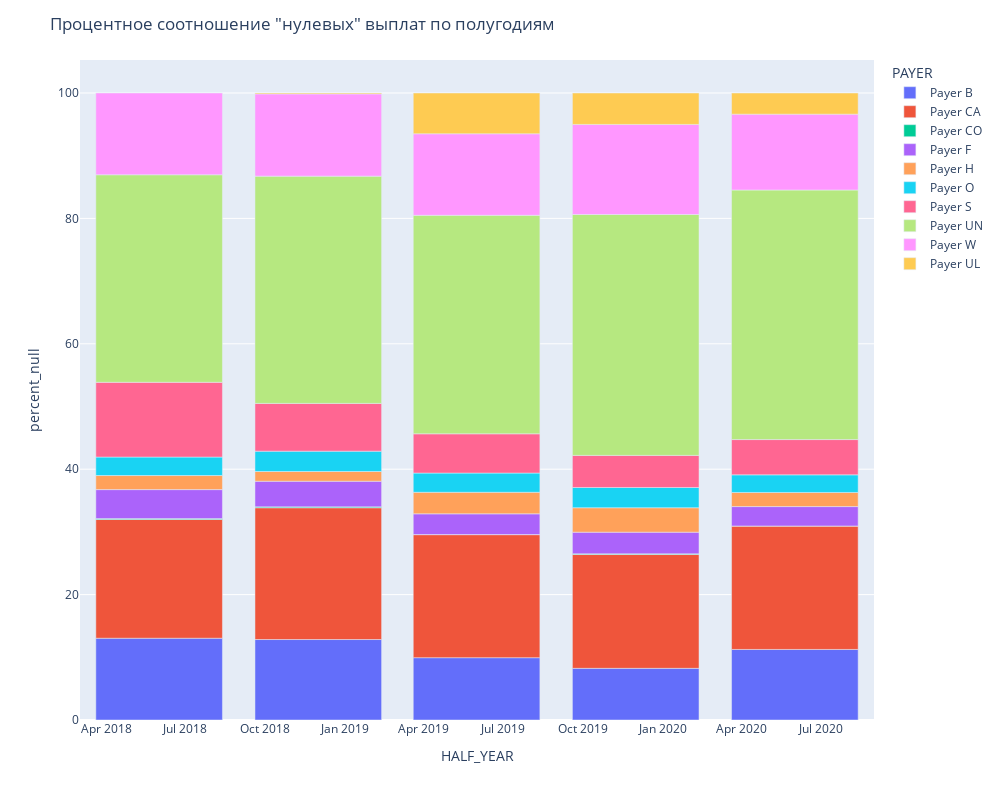

The cell this chart's notebook holds for it:
### Markdown cell above
### Выводы: Крупнейшим страховщиком является Payer B, но с течением времени доля среди остальных страховщиков упала с 46 до 42%. Стоит отметить Payer H, который нарастил долю с 9 % до 14% за весь период наблюдений. Так же за последние пол года наблюдений Payer UN вырос с 3 до 5,5%

### Code cell
fig = px.bar(df_paid, x='HALF_YEAR', y='percent_null', color='PAYER', barmode='relative', orientation='v')
fig.update_layout(title='Процентное соотношение "нулевых" выплат по полугодиям')
fig.update_layout(height=800, width=1000)
fig.show()

### Figure 1 — Plotly figure (JSON) as saved in the notebook; plotly's stock layout.template omitted (floating-point values rounded to 4 significant figures)
{"data": [{"alignmentgroup": "True", "hovertemplate": "PAYER=Payer B<br>HALF_YEAR=%{x}<br>percent_null=%{y}<extra></extra>", "legendgroup": "Payer B", "marker": {"color": "#636efa", "pattern": {"shape": ""}}, "name": "Payer B", "offsetgroup": "Payer B", "orientation": "v", "showlegend": true, "textposition": "auto", "type": "bar", "x": ["2018-06-01T00:00:00", "2018-12-01T00:00:00", "2019-06-01T00:00:00", "2019-12-01T00:00:00", "2020-06-01T00:00:00"], "xaxis": "x", "y": [13.04, 12.83, 9.939, 8.241, 11.25], "yaxis": "y"}, {"alignmentgroup": "True", "hovertemplate": "PAYER=Payer CA<br>HALF_YEAR=%{x}<br>percent_null=%{y}<extra></extra>", "legendgroup": "Payer CA", "marker": {"color": "#EF553B", "pattern": {"shape": ""}}, "name": "Payer CA", "offsetgroup": "Payer CA", "orientation": "v", "showlegend": true, "textposition": "auto", "type": "bar", "x": ["2018-06-01T00:00:00", "2018-12-01T00:00:00", "2019-06-01T00:00:00", "2019-12-01T00:00:00", "2020-06-01T00:00:00"], "xaxis": "x", "y": [18.93, 21.02, 19.63, 18.15, 19.69], "yaxis": "y"}, {"alignmentgroup": "True", "hovertemplate": "PAYER=Payer CO<br>HALF_YEAR=%{x}<br>percent_null=%{y}<extra></extra>", "legendgroup": "Payer CO", "marker": {"color": "#00cc96", "pattern": {"shape": ""}}, "name": "Payer CO", "offsetgroup": "Payer CO", "orientation": "v", "showlegend": true, "textposition": "auto", "type": "bar", "x": ["2018-06-01T00:00:00", "2018-12-01T00:00:00", "2019-06-01T00:00:00", "2019-12-01T00:00:00", "2020-06-01T00:00:00"], "xaxis": "x", "y": [0.1403, 0.141, 0, 0.1114, 0], "yaxis": "y"}, {"alignmentgroup": "True", "hovertemplate": "PAYER=Payer F<br>HALF_YEAR=%{x}<br>percent_null=%{y}<extra></extra>", "legendgroup": "Payer F", "marker": {"color": "#ab63fa", "pattern": {"shape": ""}}, "name": "Payer F", "offsetgroup": "Payer F", "orientation": "v", "showlegend": true, "textposition": "auto", "type": "bar", "x": ["2018-06-01T00:00:00", "2018-12-01T00:00:00", "2019-06-01T00:00:00", "2019-12-01T00:00:00", "2020-06-01T00:00:00"], "xaxis": "x", "y": [4.628, 4.09, 3.313, 3.452, 3.094], "yaxis": "y"}, {"alignmentgroup": "True", "hovertemplate": "PAYER=Payer H<br>HALF_YEAR=%{x}<br>percent_null=%{y}<extra></extra>", "legendgroup": "Payer H", "marker": {"color": "#FFA15A", "pattern": {"shape": ""}}, "name": "Payer H", "offsetgroup": "Payer H", "orientation": "v", "showlegend": true, "textposition": "auto", "type": "bar", "x": ["2018-06-01T00:00:00", "2018-12-01T00:00:00", "2019-06-01T00:00:00", "2019-12-01T00:00:00", "2020-06-01T00:00:00"], "xaxis": "x", "y": [2.244, 1.551, 3.436, 3.898, 2.25], "yaxis": "y"}, {"alignmentgroup": "True", "hovertemplate": "PAYER=Payer O<br>HALF_YEAR=%{x}<br>percent_null=%{y}<extra></extra>", "legendgroup": "Payer O", "marker": {"color": "#19d3f3", "pattern": {"shape": ""}}, "name": "Payer O", "offsetgroup": "Payer O", "orientation": "v", "showlegend": true, "textposition": "auto", "type": "bar", "x": ["2018-06-01T00:00:00", "2018-12-01T00:00:00", "2019-06-01T00:00:00", "2019-12-01T00:00:00", "2020-06-01T00:00:00"], "xaxis": "x", "y": [2.945, 3.244, 3.067, 3.229, 2.813], "yaxis": "y"}, {"alignmentgroup": "True", "hovertemplate": "PAYER=Payer S<br>HALF_YEAR=%{x}<br>percent_null=%{y}<extra></extra>", "legendgroup": "Payer S", "marker": {"color": "#FF6692", "pattern": {"shape": ""}}, "name": "Payer S", "offsetgroup": "Payer S", "orientation": "v", "showlegend": true, "textposition": "auto", "type": "bar", "x": ["2018-06-01T00:00:00", "2018-12-01T00:00:00", "2019-06-01T00:00:00", "2019-12-01T00:00:00", "2020-06-01T00:00:00"], "xaxis": "x", "y": [11.92, 7.616, 6.258, 5.122, 5.626], "yaxis": "y"}, {"alignmentgroup": "True", "hovertemplate": "PAYER=Payer UN<br>HALF_YEAR=%{x}<br>percent_null=%{y}<extra></extra>", "legendgroup": "Payer UN", "marker": {"color": "#B6E880", "pattern": {"shape": ""}}, "name": "Payer UN", "offsetgroup": "Payer UN", "orientation": "v", "showlegend": true, "textposition": "auto", "type": "bar", "x": ["2018-06-01T00:00:00", "2018-12-01T00:00:00", "2019-06-01T00:00:00", "2019-12-01T00:00:00", "2020-06-01T00:00:00"], "xaxis": "x", "y": [33.1, 36.25, 34.85, 38.42, 39.8], "yaxis": "y"}, {"alignmentgroup": "True", "hovertemplate": "PAYER=Payer W<br>HALF_YEAR=%{x}<br>percent_null=%{y}<extra></extra>", "legendgroup": "Payer W", "marker": {"color": "#FF97FF", "pattern": {"shape": ""}}, "name": "Payer W", "offsetgroup": "Payer W", "orientation": "v", "showlegend": true, "textposition": "auto", "type": "bar", "x": ["2018-06-01T00:00:00", "2018-12-01T00:00:00", "2019-06-01T00:00:00", "2019-12-01T00:00:00", "2020-06-01T00:00:00"], "xaxis": "x", "y": [13.04, 13.12, 13.01, 14.37, 12.1], "yaxis": "y"}, {"alignmentgroup": "True", "hovertemplate": "PAYER=Payer UL<br>HALF_YEAR=%{x}<br>percent_null=%{y}<extra></extra>", "legendgroup": "Payer UL", "marker": {"color": "#FECB52", "pattern": {"shape": ""}}, "name": "Payer UL", "offsetgroup": "Payer UL", "orientation": "v", "showlegend": true, "textposition": "auto", "type": "bar", "x": ["2018-12-01T00:00:00", "2019-06-01T00:00:00", "2019-12-01T00:00:00", "2020-06-01T00:00:00"], "xaxis": "x", "y": [0.141, 6.503, 5.011, 3.376], "yaxis": "y"}], "layout": {"barmode": "relative", "height": 800, "legend": {"title": {"text": "PAYER"}, "tracegroupgap": 0}, "margin": {"t": 60}, "title": {"text": "Процентное соотношение \"нулевых\" выплат по полугодиям"}, "width": 1000, "xaxis": {"anchor": "y", "autorange": true, "domain": [0, 1], "range": ["2018-03-02", "2020-08-31"], "title": {"text": "HALF_YEAR"}, "type": "date"}, "yaxis": {"anchor": "x", "autorange": true, "domain": [0, 1], "range": [0, 105.3], "title": {"text": "percent_null"}, "type": "linear"}}}
